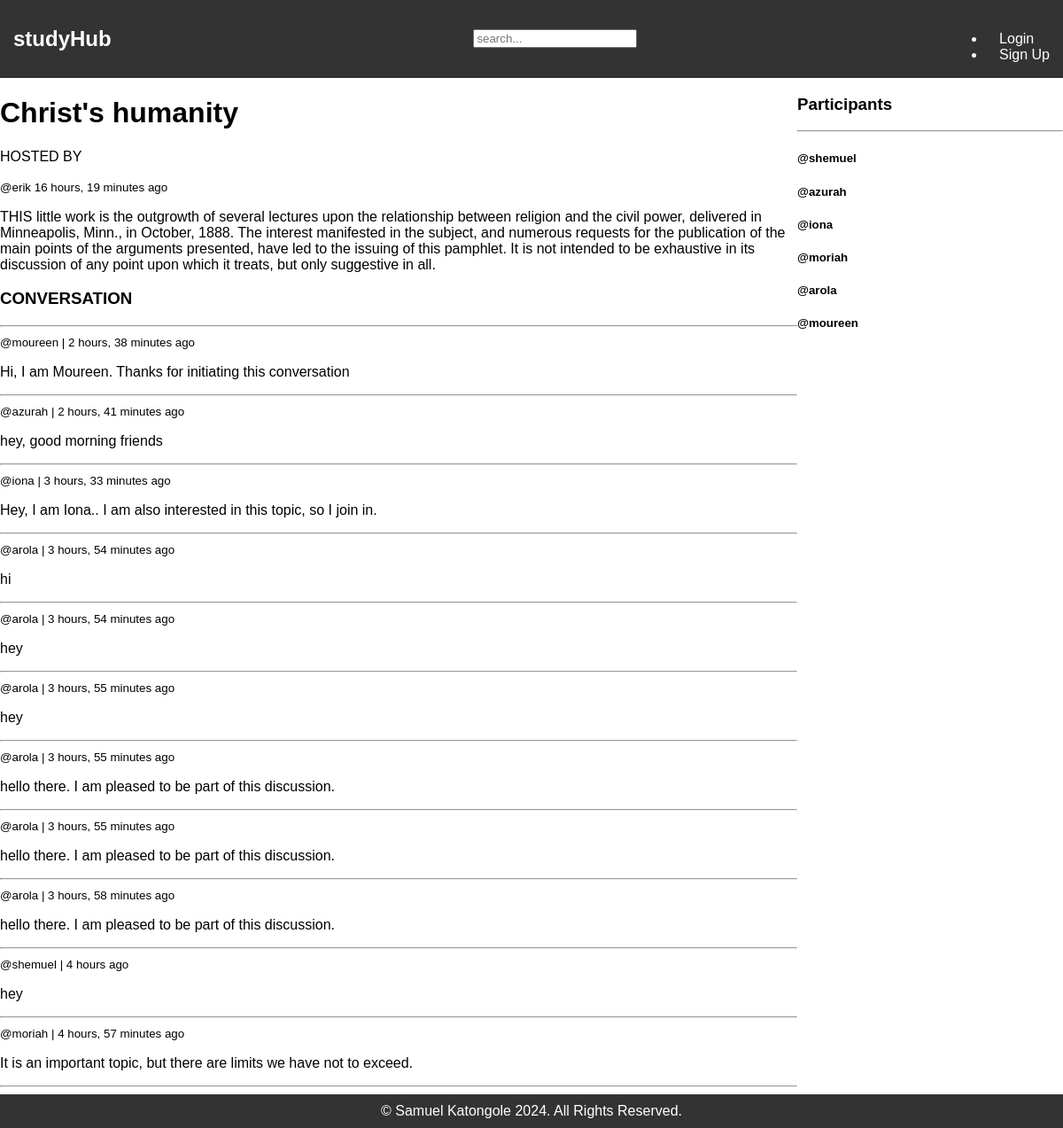
Page /room/10/ on the earlier database version.
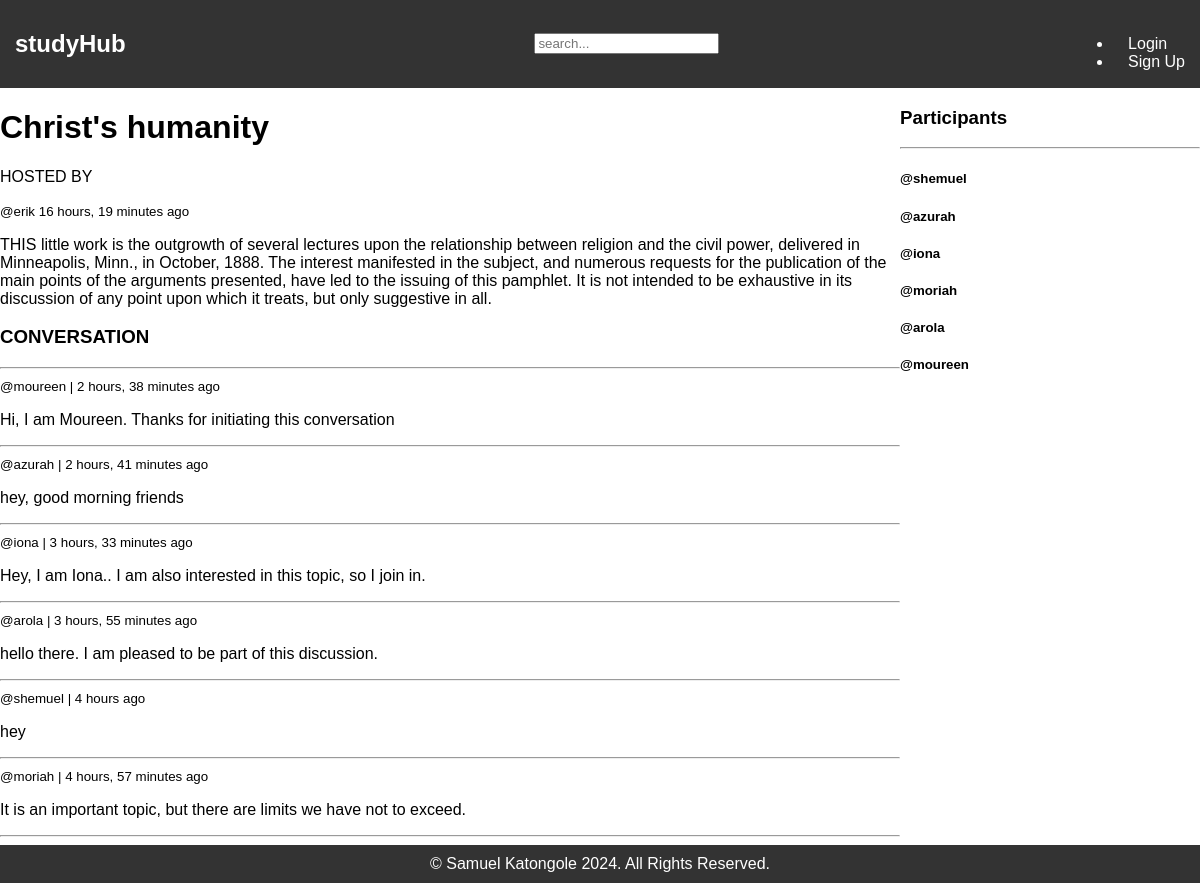
Same page on the later database version.
### Rooms/models.py (models this page shows, shortened)
class Room(models.Model):
    host = models.ForeignKey(User, on_delete= models.SET_NULL, null=True)
    topic = models.ForeignKey(Topic, on_delete= models.SET_NULL, null=True)
    description = models.TextField(null=True, blank=True) # description of the room
    name = models.CharField(max_length=200) # name of the room
    created = models.DateTimeField(auto_now_add=True) # created once
    updated= models.DateTimeField(auto_now=True) # changed
    participants = models.ManyToManyField(User, related_name='participants', blank=True)
    class Meta:
        ordering = ['-updated', '-created'] # ordered based on those fields

class Post(models.Model): # messages model
    author = models.ForeignKey(User, on_delete=models.CASCADE)
    room = models.ForeignKey(Room, on_delete=models.CASCADE)
    body = models.TextField()
    created_on= models.DateTimeField(auto_now_add=True) # date post created
    updated_on= models.DateTimeField(auto_now=True) # date last edited
    class Meta:
        ordering = ['-updated_on', '-created_on'] # ordered based on those fields

### Rooms/views.py (the view, shortened to what this page needs)
# urls.py: path('room/<str:pk>/',views.room, name='room'),
def room(request, pk):
    roomy = Room.objects.get(id=pk) # get this room
    participants = roomy.participants.all() # get all participants
    room_posts = roomy.post_set.all().order_by('-created_on') # or
    context = {'room':roomy, 'room_posts':room_posts, 'participants':participants}
    return render(request, 'Rooms/room.html',context)

### Rooms/templates/Rooms/room.html (shortened to what this page needs)
{% extends 'parent_hub/base.html' %}
{% block content %}
<div class="room-container">
    <div class="">
        <div class="room-info">
            <h1>{{room.name}}</h1>
            <p>HOSTED BY</p>
            <small>@{{room.host}} {{room.created|timesince}} ago</small>
            <p>{{room.description}}</p>
        </div>
        <div class="comment-wrapper">
            <h3>CONVERSATION</h3>
            <hr>
            {% for post in room_posts %}
            <div class="post">
                <small>@{{post.author}} | {{post.created_on|timesince}} ago</small>
                <p>{{post.body}}</p>
                <hr/>
            </div>
            {% endfor %}
        </div>
    </div>
    <div class="room-participants">
        <h3>Participants</h3>
        <hr>
        {% for discussant in participants %}
            <h5>@{{discussant.username}}</h5>
        {% endfor %}
    </div>
</div>
{% endblock %}

### templates/parent_hub/base.html (shortened to what this page needs)
<!DOCTYPE html>
<html lang="en">
<head>
</head>
<body>
    {% include 'parent_hub/navbar.html' %}
    {% block content %}
    {% endblock %}
    {% include 'parent_hub/footer.html' %}
</body>
</html>

### templates/parent_hub/navbar.html (shortened to what this page needs)
<nav class="navbar">
    <div class="navbar-container">
        <div class="navbar-left">
            <h1><a href="/">studyHub</a></h1>
        </div>
        <div class="navbar-search-bar">
            <form action="{% url 'home' %}" method="GET">
                <input type="text" placeholder="search..."
                    name="q"/>
            </form>
        </div>
        <div class="navbar-right">
            <ul style="text-decoration: none; display: inline;">
                {% if request.user.is_authenticated %}
                    <small>Logged in as {{user.username}}</small>
                    <li><a href="{% url 'logout' %}">Logout</a></li>
                {% else %}
                    <li><a href="{% url 'login' %}">Login</a></li>
                {% endif %}
                <li><a href="{% url 'register' %}">Sign Up</a></li>
            </ul>
        </div>
    </div>
</nav>

### templates/parent_hub/footer.html
<footer class="footer">
    <div class="footer-container">
        <p>&copy; Samuel Katongole 2024. All Rights Reserved.</p>
    </div>
</footer>

### templates/parent_hub/base.html (style rules this page uses)
body { margin: 0; padding: 0; font-family: 'Arial', sans-serif; }
.navbar { background-color: #333; color: white; padding: 10px 0; }
.navbar-container { display: flex; justify-content: space-between; align-items: center; }
.navbar a { color: white; text-decoration: none; margin: 0 15px; }
.footer { background-color: #333; color: white; text-align: center; padding: 10px 0; }
.footer p { margin: 0; }

### Rooms/templates/Rooms/room.html (style rules this page uses)
.room-container { display: grid; grid-template-columns: 3fr 1fr; }

Differences in the rows shown:
removed Post: author "arola", created_on "3 hours, 54 minutes", body "hi"
removed Post: author "arola", created_on "3 hours, 54 minutes", body "hey"
removed Post: author "arola", created_on "3 hours, 55 minutes", body "hey"
removed Post: author "arola", created_on "3 hours, 55 minutes", body "hello there. I am pleased to be part of this discussion."
removed Post: author "arola", created_on "3 hours, 58 minutes", body "hello there. I am pleased to be part of this discussion."
